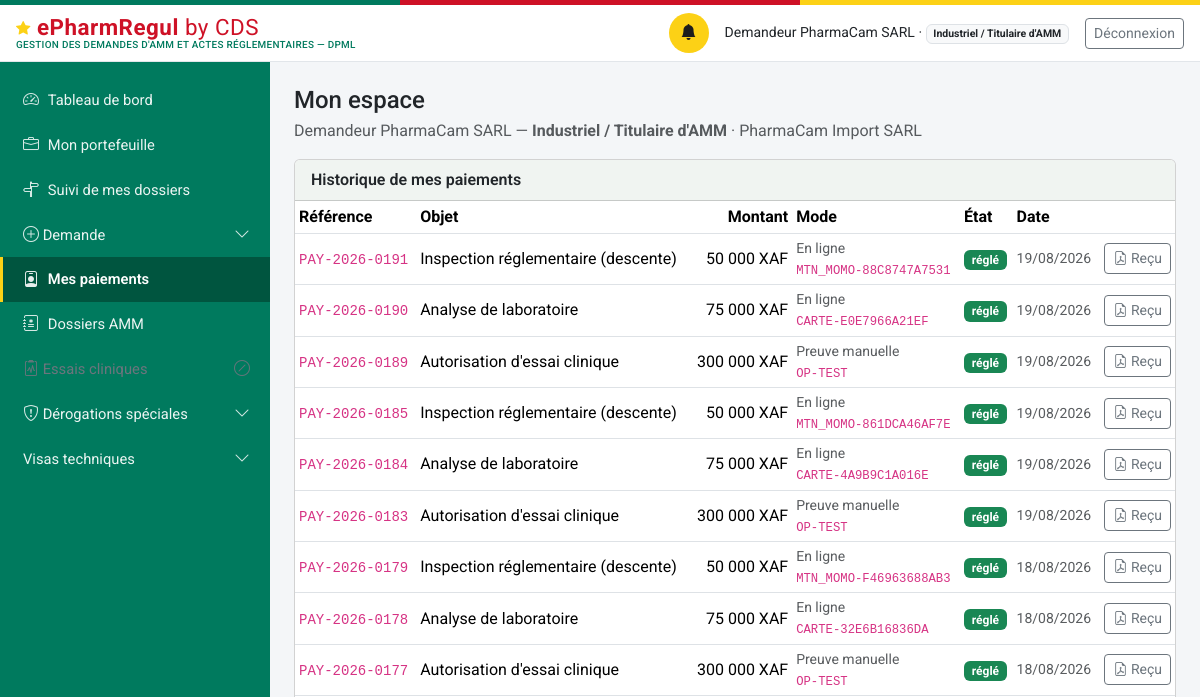
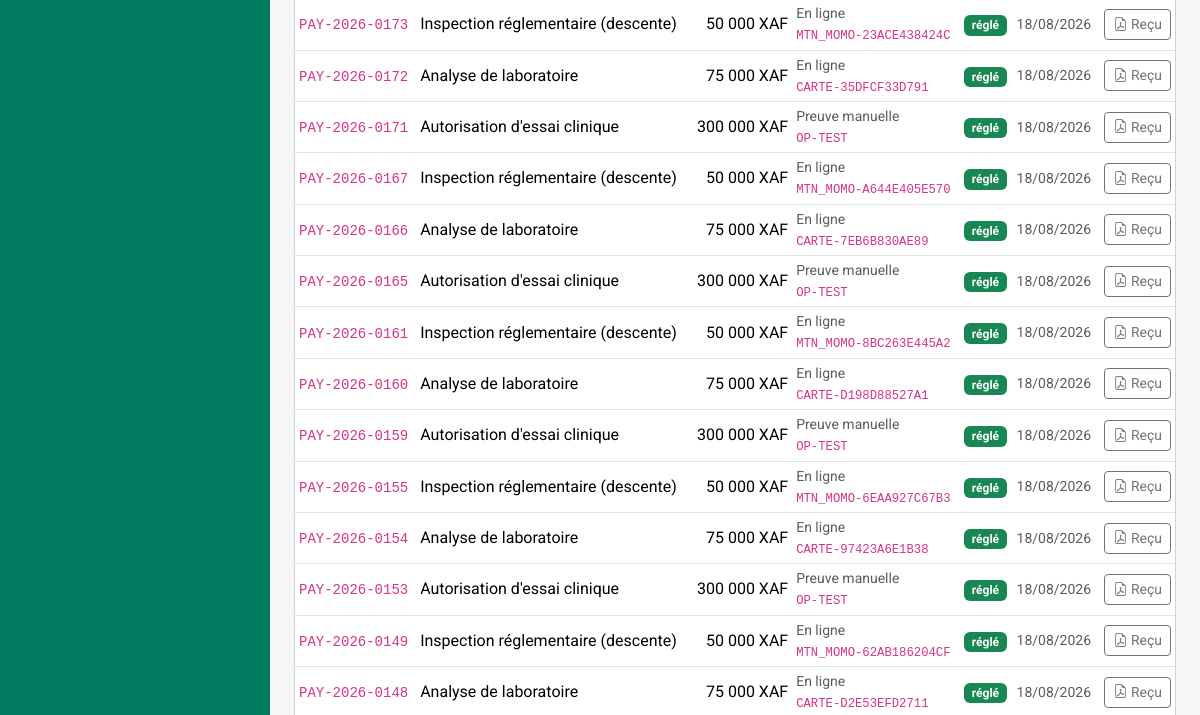
The app's page /mon-espace (signed in, upper part), older data (2 pictures, top to bottom).
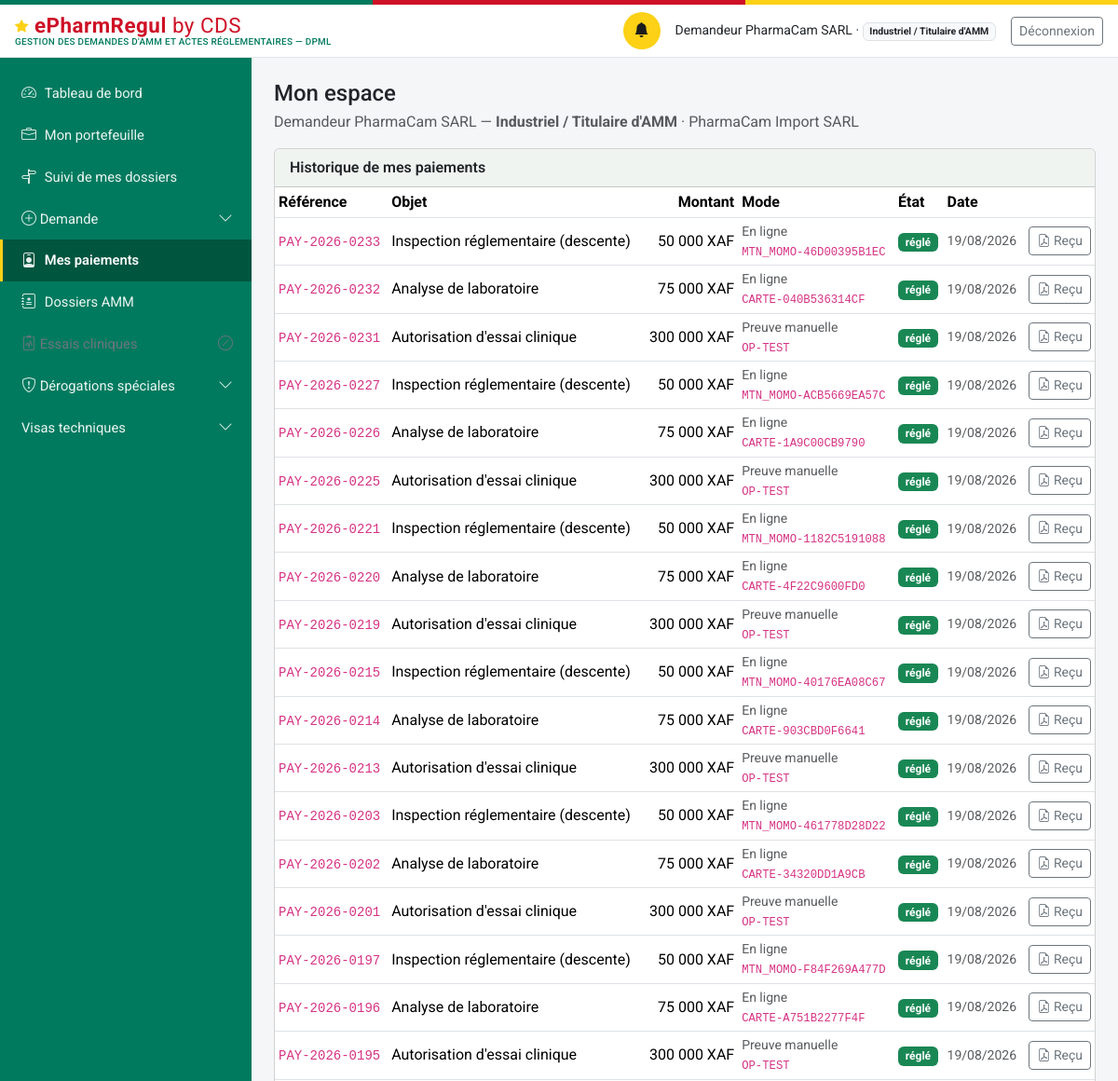
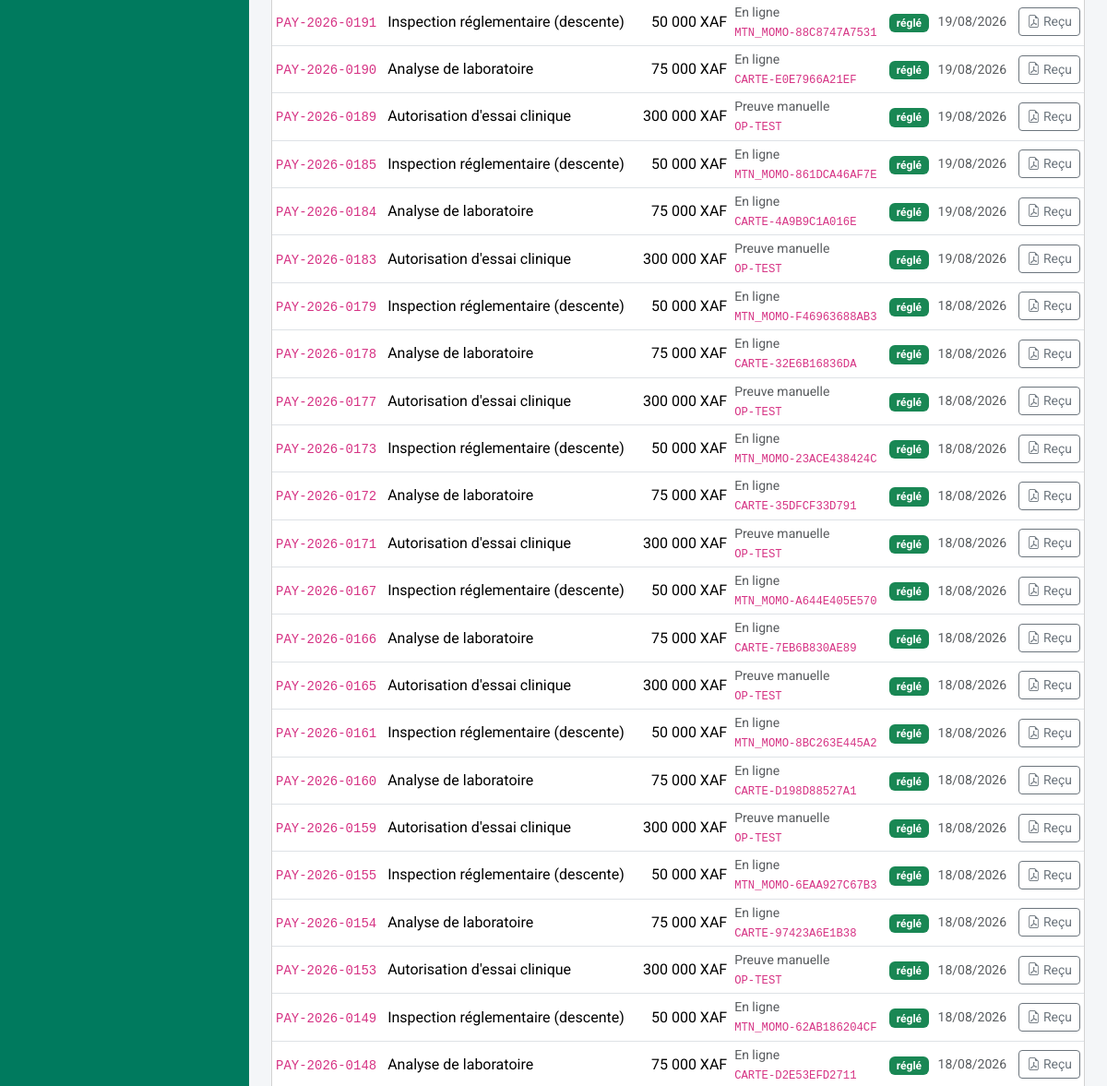
The same page, newer data (2 pictures, top to bottom).
### models.py (models this page shows, shortened)
class Paiement(db.Model):
    id = db.Column(db.Integer, primary_key=True)
    numero = db.Column(db.String(30), unique=True, nullable=False)  # PAY-{annee}-{seq4}
    entite_type = db.Column(db.String(60), nullable=False, index=True)
    entite_id = db.Column(db.Integer, nullable=False, index=True)
    montant = db.Column(db.Integer, nullable=False)  # en XAF (entier, pas de sous-unité)
    devise = db.Column(db.String(5), nullable=False, default="XAF")
    statut = db.Column(db.String(20), nullable=False, default="en_attente")
    piece_jointe_id = db.Column(db.Integer, db.ForeignKey("piece_jointe.id"), nullable=True)
    motif_rejet = db.Column(db.Text, nullable=True)
    date_creation = db.Column(db.DateTime, default=datetime.utcnow)
    date_confirmation = db.Column(db.DateTime, nullable=True)
    confirme_par_id = db.Column(db.Integer, db.ForeignKey("personne.id"), nullable=True)
    mode = db.Column(db.String(20), nullable=False, default="preuve_manuelle")
    fournisseur = db.Column(db.String(30), nullable=True)   # mtn_momo | orange_money | carte
    reference_marchande = db.Column(db.String(64), unique=True, nullable=True)  # clé d'idempotence
    reference_transaction = db.Column(db.String(80), nullable=True)   # identifiant prestataire
    date_initiation = db.Column(db.DateTime, nullable=True)
    date_expiration = db.Column(db.DateTime, nullable=True)
    signature_notification = db.Column(db.String(120), nullable=True)  # HMAC vérifié du callback
    detail_echec = db.Column(db.Text, nullable=True)
    piece_jointe = db.relationship("PieceJointe", foreign_keys=[piece_jointe_id])
    confirme_par = db.relationship("Personne", foreign_keys=[confirme_par_id])

### routes_profils.py (the view)
@bp.route("/mon-espace")
@login_required
def mon_espace():
    u = current_user()
    if not u.est_externe:
        return redirect(url_for("dashboard"))
    paiements = svc_paiement.paiements_du_redevable(u)
    a_regler = [p for p in paiements if p.statut in ("en_attente", "initie", "rejete",
                                                     "echoue", "expire")]
    total_du = sum(p.montant for p in a_regler)
    return render_template(
        "profils/mon_espace.html", u=u, paiements=paiements, a_regler=a_regler,
        total_du=total_du, libelle_objet=svc_paiement.LIBELLE_OBJET,
        profils=ROLES_EXTERNES)

### auth.py (called while the page is built)
def current_user():
    uid = session.get("user_id")
    if not uid:
        return None
    return db.session.get(Personne, uid)

def login_required(view):
    @wraps(view)
    def wrapped(*a, **kw):
        if not current_user():
            return redirect(url_for("login", next=request.path))
        return view(*a, **kw)
    return wrapped

### matrice_acces.py (called while the page is built)
def profil(utilisateur):
    if utilisateur is None:
        return None
    return PROFILS_DEMANDEUR.get(utilisateur.role_systeme)

def acte_concerne(utilisateur, code_acte):
    fiche = profil(utilisateur)
    if fiche is None:
        return True
    return code_acte in fiche["actes"]

def motif_indisponible(utilisateur):
    fiche = profil(utilisateur)
    return MOTIF_HORS_PROFIL.format(
        profil=fiche["libelle"] if fiche else "—")

### models.py (called while the page is built)
    @property
    def role_label(self):
        from permissions import ROLES
        return ROLES.get(self.role_systeme, self.role_systeme)

    @property
    def niveau(self):
        from permissions import niveau
        return niveau(self)

    @property
    def est_externe(self):
        from permissions import est_externe
        return est_externe(self.role_systeme)

### templates/profils/mon_espace.html (shortened to what this page needs)
{% extends "base.html" %}
{% block content %}
<div class="d-flex justify-content-between align-items-start flex-wrap gap-2 mb-3">
  <div>
    <h1 class="h4 mb-1">Mon espace</h1>
    <p class="text-muted mb-0">
      {{ u.nom_complet }} — <strong>{{ u.role_label }}</strong>
      {% if u.etablissement %} · {{ u.etablissement.raison_sociale }}{% endif %}
    </p>
  </div>
</div>
<div class="card">
  <div class="card-header">Historique de mes paiements</div>
  {% if paiements %}
  <div class="table-responsive">
    <table class="table table-sm mb-0 align-middle">
      <thead><tr>
        <th>Référence</th><th>Objet</th><th class="text-end">Montant</th>
        <th>Mode</th><th>État</th><th>Date</th><th></th>
      </tr></thead>
      <tbody>
      {% for p in paiements %}
        <tr>
          <td><code>{{ p.numero }}</code></td>
          <td>{{ libelle_objet.get(p.entite_type, p.entite_type) }}</td>
          <td class="text-end">{{ "{:,}".format(p.montant).replace(',', ' ') }} {{ p.devise }}</td>
          <td class="small text-muted">
            {{ 'En ligne' if p.mode == 'en_ligne' else 'Preuve manuelle' }}
            {%- if p.reference_transaction %}<br><code class="small">{{ p.reference_transaction }}</code>{% endif %}
          </td>
          <td>
            {% if p.statut == 'confirme' %}
              <span class="badge bg-success">réglé</span>
            {% elif p.statut in ('echoue', 'rejete', 'expire') %}
              <span class="badge bg-danger">{{ p.statut }}</span>
            {% else %}
              <span class="badge bg-secondary">{{ p.statut }}</span>
            {% endif %}
          </td>
          <td class="small text-muted">
            {{ (p.date_confirmation or p.date_creation).strftime('%d/%m/%Y') }}</td>
          <td class="text-end">
            {% if p.statut == 'confirme' %}
            <a class="btn btn-sm btn-outline-secondary"
               href="{{ url_for('paiement.recu', paiement_id=p.id) }}"
               title="Télécharger le reçu">
              <i class="bi bi-file-earmark-pdf"></i> Reçu</a>
            {% endif %}
          </td>
        </tr>
      {% endfor %}
      </tbody>
    </table>
  </div>
  {% else %}
  <div class="card-body text-muted">Aucun paiement à ce jour.</div>
  {% endif %}
</div>
{% endblock %}

### templates/base.html (shortened to what this page needs)
<!doctype html>
<html lang="fr">
<head>
<link href="https://cdn.jsdelivr.net/npm/bootstrap@5.3.3/dist/css/bootstrap.min.css" rel="stylesheet">
<link href="https://cdn.jsdelivr.net/npm/bootstrap-icons@1.11.3/font/bootstrap-icons.css" rel="stylesheet">
<link href="{{ url_for('static', filename='css/style.css') }}" rel="stylesheet">
</head>
<body>
<div class="sireph-flagbar" aria-hidden="true"><span></span><span></span><span></span></div>
<header class="sireph-topbar">
  <div class="container-fluid px-3 py-2 d-flex align-items-center justify-content-between">
    <div class="d-flex align-items-center gap-2">
      <a class="sireph-brand" href="{{ current_user and url_for('dashboard') or url_for('login') }}">
        <i class="bi bi-star-fill"></i> ePharmRegul <span class="fw-normal">by CDS</span>
        <small>Gestion des demandes d'AMM et actes réglementaires — DPML</small>
      </a>
    </div>
    {% if current_user %}
    <div class="d-flex align-items-center gap-3">
      <a href="{{ url_for('notifications_liste') }}" class="sireph-icon-btn" title="Notifications" aria-label="Notifications">
        <i class="bi bi-bell-fill"></i>
      </a>
      <span class="small d-none d-md-inline">{{ current_user.nom_complet }} ·
        <span class="badge bg-light text-dark border">{{ current_user.role_label }}</span></span>
      <a href="{{ url_for('logout') }}" class="btn btn-sm btn-outline-secondary">Déconnexion</a>
    </div>
    {% endif %}
  </div>
</header>
<div class="sireph-layout">
  {% if current_user %}
  <nav id="sireph-sidebar" class="offcanvas-lg offcanvas-start sireph-sidebar" tabindex="-1"
       aria-label="Navigation principale">
    <div class="offcanvas-body d-flex flex-column p-0">
      <ul class="nav nav-pills flex-column">
        {% for e in menu %}
        {% if e.enfants %}
        <li class="nav-item">
          <a class="nav-link d-flex align-items-center justify-content-between
                    {{ 'active' if e.actif }} {{ 'disabled text-secondary' if not e.accessible }}"
             {% if e.accessible %}
             data-bs-toggle="collapse" href="#groupe-{{ e.code }}" role="button"
             aria-expanded="{{ 'true' if e.ouvert else 'false' }}"
             aria-controls="groupe-{{ e.code }}"
             {% else %}
             href="#" tabindex="-1" aria-disabled="true"
             title="{{ e.motif }}" data-bs-toggle="tooltip"
             onclick="return false;"
             {% endif %}>
            <span><i class="bi {{ e.icone }}"></i> {{ e.libelle }}</span>
            {% if e.accessible %}
            <i class="bi bi-chevron-down small sireph-chevron"></i>
            {% else %}
            <i class="bi bi-slash-circle small" aria-hidden="true"></i>
            {% endif %}
          </a>
        </li>
        {% else %}
        <li class="nav-item">
          <a class="nav-link {{ 'active' if e.actif }}
                    {{ 'disabled text-secondary' if not e.accessible }}"
             {% if e.accessible %}href="{{ e.href }}"
             {% else %}href="#" tabindex="-1" aria-disabled="true"
             title="{{ e.motif }}" data-bs-toggle="tooltip"
             onclick="return false;"{% endif %}>
            <i class="bi {{ e.icone }}"></i> {{ e.libelle }}
          </a>
        </li>
        {% endif %}
        {% endfor %}
      </ul>
    </div>
  </nav>
  {% endif %}
  <main id="contenu-principal" class="sireph-content">
    {% block content %}{% endblock %}
  </main>
</div>
</body>
</html>

Row changes from the older to the newer data that the page shows:
added Paiement: numero "PAY-2026-0233", get "Inspection réglementaire (descente)", montant "50 000", devise "XAF", mode "En ligne", reference_transaction "MTN_MOMO-46D00395B1EC", statut "réglé", date_confirmation "19/08/2026"
added Paiement: numero "PAY-2026-0232", get "Analyse de laboratoire", montant "75 000", devise "XAF", mode "En ligne", reference_transaction "CARTE-040B536314CF", statut "réglé", date_confirmation "19/08/2026"
added Paiement: numero "PAY-2026-0231", get "Autorisation d'essai clinique", montant "300 000", devise "XAF", mode "Preuve manuelle", reference_transaction "OP-TEST", statut "réglé", date_confirmation "19/08/2026"
added Paiement: numero "PAY-2026-0227", get "Inspection réglementaire (descente)", montant "50 000", devise "XAF", mode "En ligne", reference_transaction "MTN_MOMO-ACB5669EA57C", statut "réglé", date_confirmation "19/08/2026"
added Paiement: numero "PAY-2026-0226", get "Analyse de laboratoire", montant "75 000", devise "XAF", mode "En ligne", reference_transaction "CARTE-1A9C00CB9790", statut "réglé", date_confirmation "19/08/2026"
added Paiement: numero "PAY-2026-0225", get "Autorisation d'essai clinique", montant "300 000", devise "XAF", mode "Preuve manuelle", reference_transaction "OP-TEST", statut "réglé", date_confirmation "19/08/2026"
added Paiement: numero "PAY-2026-0221", get "Inspection réglementaire (descente)", montant "50 000", devise "XAF", mode "En ligne", reference_transaction "MTN_MOMO-1182C5191088", statut "réglé", date_confirmation "19/08/2026"
added Paiement: numero "PAY-2026-0220", get "Analyse de laboratoire", montant "75 000", devise "XAF", mode "En ligne", reference_transaction "CARTE-4F22C9600FD0", statut "réglé", date_confirmation "19/08/2026"
added Paiement: numero "PAY-2026-0219", get "Autorisation d'essai clinique", montant "300 000", devise "XAF", mode "Preuve manuelle", reference_transaction "OP-TEST", statut "réglé", date_confirmation "19/08/2026"
added Paiement: numero "PAY-2026-0215", get "Inspection réglementaire (descente)", montant "50 000", devise "XAF", mode "En ligne", reference_transaction "MTN_MOMO-40176EA08C67", statut "réglé", date_confirmation "19/08/2026"
added Paiement: numero "PAY-2026-0214", get "Analyse de laboratoire", montant "75 000", devise "XAF", mode "En ligne", reference_transaction "CARTE-903CBD0F6641", statut "réglé", date_confirmation "19/08/2026"
added Paiement: numero "PAY-2026-0213", get "Autorisation d'essai clinique", montant "300 000", devise "XAF", mode "Preuve manuelle", reference_transaction "OP-TEST", statut "réglé", date_confirmation "19/08/2026"
added Paiement: numero "PAY-2026-0203", get "Inspection réglementaire (descente)", montant "50 000", devise "XAF", mode "En ligne", reference_transaction "MTN_MOMO-461778D28D22", statut "réglé", date_confirmation "19/08/2026"
added Paiement: numero "PAY-2026-0202", get "Analyse de laboratoire", montant "75 000", devise "XAF", mode "En ligne", reference_transaction "CARTE-34320DD1A9CB", statut "réglé", date_confirmation "19/08/2026"
added Paiement: numero "PAY-2026-0201", get "Autorisation d'essai clinique", montant "300 000", devise "XAF", mode "Preuve manuelle", reference_transaction "OP-TEST", statut "réglé", date_confirmation "19/08/2026"
added Paiement: numero "PAY-2026-0197", get "Inspection réglementaire (descente)", montant "50 000", devise "XAF", mode "En ligne", reference_transaction "MTN_MOMO-F84F269A477D", statut "réglé", date_confirmation "19/08/2026"
added Paiement: numero "PAY-2026-0196", get "Analyse de laboratoire", montant "75 000", devise "XAF", mode "En ligne", reference_transaction "CARTE-A751B2277F4F", statut "réglé", date_confirmation "19/08/2026"
added Paiement: numero "PAY-2026-0195", get "Autorisation d'essai clinique", montant "300 000", devise "XAF", mode "Preuve manuelle", reference_transaction "OP-TEST", statut "réglé", date_confirmation "19/08/2026"
